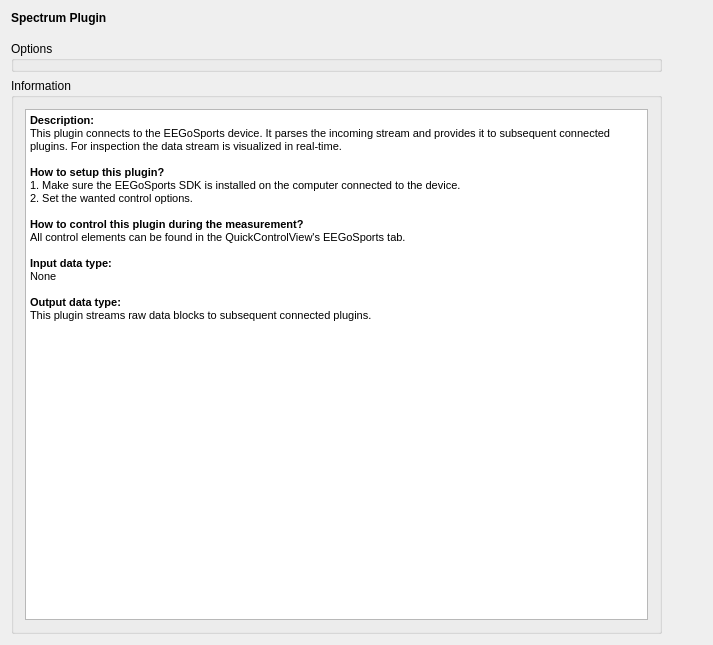
<?xml version="1.0" encoding="UTF-8"?>
<ui version="4.0">
 <class>SpectrumSetupClass</class>
 <widget class="QWidget" name="SpectrumSetupClass">
  <property name="geometry">
   <rect>
    <x>0</x>
    <y>0</y>
    <width>713</width>
    <height>645</height>
   </rect>
  </property>
  <property name="windowTitle">
   <string>TMSi EEG Connector Setup</string>
  </property>
  <layout class="QVBoxLayout" name="verticalLayout_2">
   <item>
    <widget class="QLabel" name="m_qLabel_Headline">
     <property name="font">
      <font>
       <weight>75</weight>
       <bold>true</bold>
      </font>
     </property>
     <property name="text">
      <string>Spectrum Plugin</string>
     </property>
    </widget>
   </item>
   <item>
    <spacer name="m_qVerticalSpacer_Headline">
     <property name="orientation">
      <enum>Qt::Vertical</enum>
     </property>
     <property name="sizeType">
      <enum>QSizePolicy::Fixed</enum>
     </property>
     <property name="sizeHint" stdset="0">
      <size>
       <width>20</width>
       <height>10</height>
      </size>
     </property>
    </spacer>
   </item>
   <item>
    <layout class="QGridLayout" name="m_qGridLayout_main" rowstretch="0,0" columnstretch="0,0,0,0">
     <property name="spacing">
      <number>6</number>
     </property>
     <item row="0" column="0" colspan="3">
      <widget class="QGroupBox" name="m_qGroupBox_BandPowerOptions">
       <property name="sizePolicy">
        <sizepolicy hsizetype="Preferred" vsizetype="Preferred">
         <horstretch>0</horstretch>
         <verstretch>0</verstretch>
        </sizepolicy>
       </property>
       <property name="minimumSize">
        <size>
         <width>0</width>
         <height>0</height>
        </size>
       </property>
       <property name="maximumSize">
        <size>
         <width>16777215</width>
         <height>50000</height>
        </size>
       </property>
       <property name="title">
        <string>Options</string>
       </property>
       <property name="flat">
        <bool>false</bool>
       </property>
      </widget>
     </item>
     <item row="1" column="0" colspan="3">
      <widget class="QGroupBox" name="m_qGroupBox_Information">
       <property name="sizePolicy">
        <sizepolicy hsizetype="Preferred" vsizetype="Preferred">
         <horstretch>0</horstretch>
         <verstretch>0</verstretch>
        </sizepolicy>
       </property>
       <property name="maximumSize">
        <size>
         <width>16777215</width>
         <height>16777215</height>
        </size>
       </property>
       <property name="title">
        <string>Information</string>
       </property>
       <layout class="QGridLayout" name="m_qGridLayout_Information">
        <item row="0" column="0">
         <widget class="QTextBrowser" name="m_qTextBrowser_Information">
          <property name="sizePolicy">
           <sizepolicy hsizetype="MinimumExpanding" vsizetype="MinimumExpanding">
            <horstretch>0</horstretch>
            <verstretch>0</verstretch>
           </sizepolicy>
          </property>
          <property name="maximumSize">
           <size>
            <width>16777215</width>
            <height>16777215</height>
           </size>
          </property>
          <property name="html">
           <string>&lt;!DOCTYPE HTML PUBLIC &quot;-//W3C//DTD HTML 4.0//EN&quot; &quot;http://www.w3.org/TR/REC-html40/strict.dtd&quot;&gt;
&lt;html&gt;&lt;head&gt;&lt;meta name=&quot;qrichtext&quot; content=&quot;1&quot; /&gt;&lt;style type=&quot;text/css&quot;&gt;
p, li { white-space: pre-wrap; }
&lt;/style&gt;&lt;/head&gt;&lt;body style=&quot; font-family:'Ubuntu'; font-size:11pt; font-weight:400; font-style:normal;&quot;&gt;
&lt;p style=&quot; margin-top:0px; margin-bottom:0px; margin-left:0px; margin-right:0px; -qt-block-indent:0; text-indent:0px;&quot;&gt;&lt;span style=&quot; font-family:'MS Shell Dlg 2'; font-size:8.25pt; font-weight:600;&quot;&gt;Description:&lt;/span&gt;&lt;/p&gt;
&lt;p style=&quot; margin-top:0px; margin-bottom:0px; margin-left:0px; margin-right:0px; -qt-block-indent:0; text-indent:0px;&quot;&gt;&lt;span style=&quot; font-family:'MS Shell Dlg 2'; font-size:8.25pt;&quot;&gt;This plugin connects to the EEGoSports device. It parses the incoming stream and provides it to subsequent connected plugins. For inspection the data stream is visualized in real-time.&lt;/span&gt;&lt;/p&gt;
&lt;p style=&quot;-qt-paragraph-type:empty; margin-top:0px; margin-bottom:0px; margin-left:0px; margin-right:0px; -qt-block-indent:0; text-indent:0px; font-family:'MS Shell Dlg 2'; font-size:8.25pt;&quot;&gt;&lt;br /&gt;&lt;/p&gt;
&lt;p style=&quot; margin-top:0px; margin-bottom:0px; margin-left:0px; margin-right:0px; -qt-block-indent:0; text-indent:0px;&quot;&gt;&lt;span style=&quot; font-family:'MS Shell Dlg 2'; font-size:8.25pt; font-weight:600;&quot;&gt;How to setup this plugin?&lt;/span&gt;&lt;/p&gt;
&lt;p style=&quot; margin-top:0px; margin-bottom:0px; margin-left:0px; margin-right:0px; -qt-block-indent:0; text-indent:0px;&quot;&gt;&lt;span style=&quot; font-family:'MS Shell Dlg 2'; font-size:8.25pt;&quot;&gt;1. Make sure the EEGoSports SDK is installed on the computer connected to the device.&lt;/span&gt;&lt;/p&gt;
&lt;p style=&quot; margin-top:0px; margin-bottom:0px; margin-left:0px; margin-right:0px; -qt-block-indent:0; text-indent:0px;&quot;&gt;&lt;span style=&quot; font-family:'MS Shell Dlg 2'; font-size:8.25pt;&quot;&gt;2. Set the wanted control options.&lt;/span&gt;&lt;/p&gt;
&lt;p style=&quot;-qt-paragraph-type:empty; margin-top:0px; margin-bottom:0px; margin-left:0px; margin-right:0px; -qt-block-indent:0; text-indent:0px; font-family:'MS Shell Dlg 2'; font-size:8.25pt;&quot;&gt;&lt;br /&gt;&lt;/p&gt;
&lt;p style=&quot; margin-top:0px; margin-bottom:0px; margin-left:0px; margin-right:0px; -qt-block-indent:0; text-indent:0px;&quot;&gt;&lt;span style=&quot; font-family:'MS Shell Dlg 2'; font-size:8.25pt; font-weight:600;&quot;&gt;How to control this plugin during the measurement?&lt;/span&gt;&lt;/p&gt;
&lt;p style=&quot; margin-top:0px; margin-bottom:0px; margin-left:0px; margin-right:0px; -qt-block-indent:0; text-indent:0px;&quot;&gt;&lt;span style=&quot; font-family:'MS Shell Dlg 2'; font-size:8.25pt;&quot;&gt;All control elements can be found in the QuickControlView's EEGoSports tab.&lt;/span&gt;&lt;/p&gt;
&lt;p style=&quot;-qt-paragraph-type:empty; margin-top:0px; margin-bottom:0px; margin-left:0px; margin-right:0px; -qt-block-indent:0; text-indent:0px; font-family:'MS Shell Dlg 2'; font-size:8.25pt;&quot;&gt;&lt;br /&gt;&lt;/p&gt;
&lt;p style=&quot; margin-top:0px; margin-bottom:0px; margin-left:0px; margin-right:0px; -qt-block-indent:0; text-indent:0px;&quot;&gt;&lt;span style=&quot; font-family:'MS Shell Dlg 2'; font-size:8.25pt; font-weight:600;&quot;&gt;Input data type:&lt;/span&gt;&lt;/p&gt;
&lt;p style=&quot; margin-top:0px; margin-bottom:0px; margin-left:0px; margin-right:0px; -qt-block-indent:0; text-indent:0px;&quot;&gt;&lt;span style=&quot; font-family:'MS Shell Dlg 2'; font-size:8.25pt;&quot;&gt;None&lt;/span&gt;&lt;/p&gt;
&lt;p style=&quot;-qt-paragraph-type:empty; margin-top:0px; margin-bottom:0px; margin-left:0px; margin-right:0px; -qt-block-indent:0; text-indent:0px; font-family:'MS Shell Dlg 2'; font-size:8.25pt;&quot;&gt;&lt;br /&gt;&lt;/p&gt;
&lt;p style=&quot; margin-top:0px; margin-bottom:0px; margin-left:0px; margin-right:0px; -qt-block-indent:0; text-indent:0px;&quot;&gt;&lt;span style=&quot; font-family:'MS Shell Dlg 2'; font-size:8.25pt; font-weight:600;&quot;&gt;Output data type:&lt;/span&gt;&lt;/p&gt;
&lt;p style=&quot; margin-top:0px; margin-bottom:0px; margin-left:0px; margin-right:0px; -qt-block-indent:0; text-indent:0px;&quot;&gt;&lt;span style=&quot; font-family:'MS Shell Dlg 2'; font-size:8.25pt;&quot;&gt;This plugin streams raw data blocks to subsequent connected plugins.&lt;/span&gt;&lt;/p&gt;&lt;/body&gt;&lt;/html&gt;</string>
          </property>
         </widget>
        </item>
       </layout>
      </widget>
     </item>
     <item row="0" column="3" rowspan="2">
      <spacer name="horizontalSpacer">
       <property name="orientation">
        <enum>Qt::Horizontal</enum>
       </property>
       <property name="sizeType">
        <enum>QSizePolicy::Minimum</enum>
       </property>
       <property name="sizeHint" stdset="0">
        <size>
         <width>40</width>
         <height>20</height>
        </size>
       </property>
      </spacer>
     </item>
    </layout>
   </item>
  </layout>
 </widget>
 <layoutdefault spacing="6" margin="11"/>
 <resources/>
 <connections/>
</ui>
